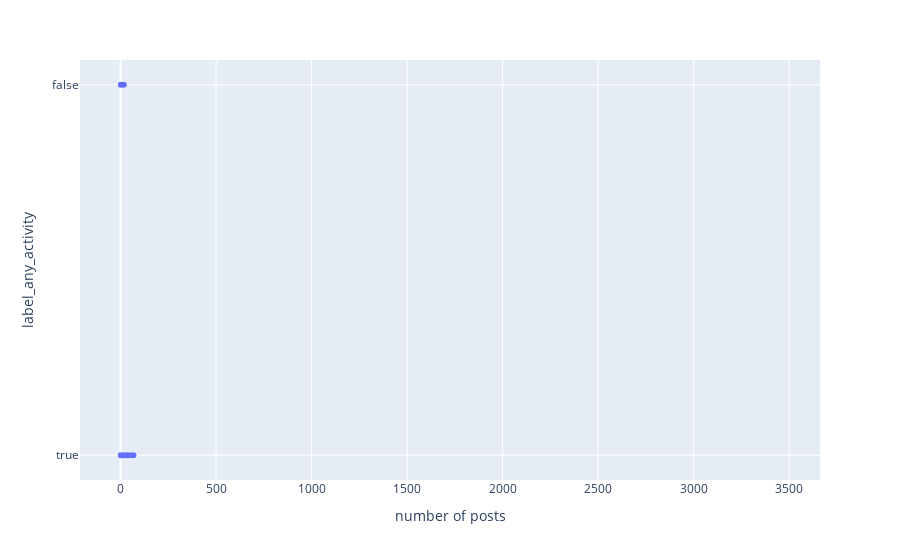

The notebook cell this image was saved under:
### Code cell
ex.scatter(report.labelled_results, x='number of posts',y='label_any_activity')

### Figure 1 — Plotly figure (JSON) as saved in the notebook; plotly's stock layout.template omitted (floating-point values rounded to 4 significant figures; data arrays with more than 128 entries replaced by an {"elided": "..."} marker saying what was removed)
{"data": [{"hovertemplate": "number of posts=%{x}<br>label_any_activity=%{y}<extra></extra>", "legendgroup": "", "marker": {"color": "#636efa", "symbol": "circle"}, "mode": "markers", "name": "", "showlegend": false, "x": {"elided": "52496 int values"}, "xaxis": "x", "y": {"elided": "52496 bool values"}, "yaxis": "y", "type": "scattergl"}], "layout": {"xaxis": {"anchor": "y", "domain": [0.0, 1.0], "title": {"text": "number of posts"}}, "yaxis": {"anchor": "x", "domain": [0.0, 1.0], "title": {"text": "label_any_activity"}}, "legend": {"tracegroupgap": 0}, "margin": {"t": 60}}}
